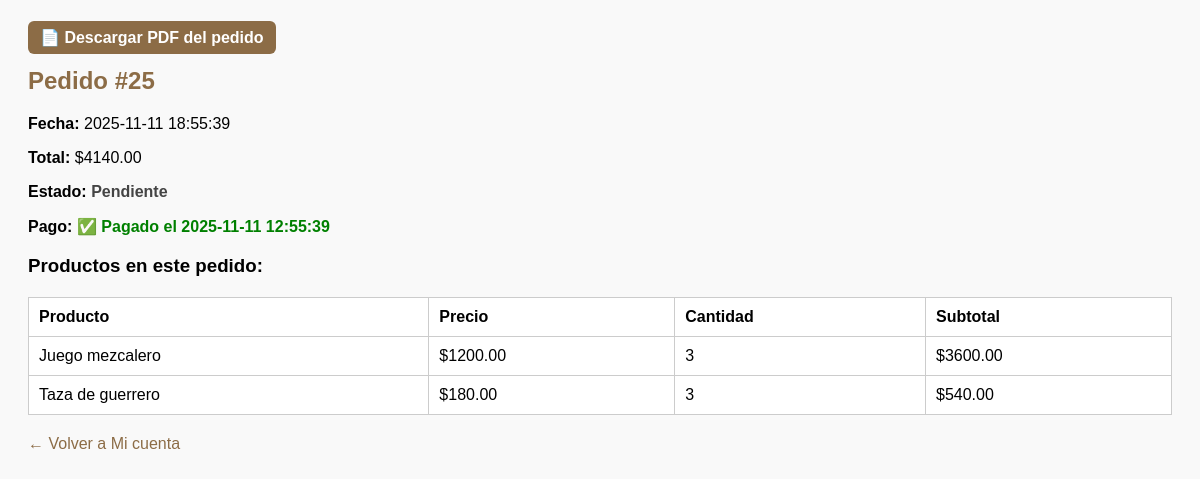
The app's page /mi_pedido.php?order_id=25 (signed in) with its own data.
### tables this page shows
CREATE TABLE `orders` (
  `id` int(11) NOT NULL,
  `usuario_id` int(11) DEFAULT NULL,
  `total` decimal(10,2) NOT NULL,
  `telefono` varchar(20) DEFAULT NULL,
  `email` varchar(100) DEFAULT NULL,
  `created_at` timestamp NOT NULL DEFAULT current_timestamp(),
  `estado` varchar(20) DEFAULT 'pendiente'
);

CREATE TABLE `pagos` (
  `id` int(11) NOT NULL,
  `usuario_id` int(11) DEFAULT NULL,
  `order_id` int(11) DEFAULT NULL,
  `email` varchar(255) DEFAULT NULL,
  `telefono` varchar(50) DEFAULT NULL,
  `direccion` text NOT NULL,
  `nombre_tarjeta` varchar(255) DEFAULT NULL,
  `numero_tarjeta` varchar(20) DEFAULT NULL,
  `expiracion` varchar(10) DEFAULT NULL,
  `cvv` varchar(10) DEFAULT NULL,
  `creado_en` datetime DEFAULT current_timestamp()
);

CREATE TABLE `order_items` (
  `id` int(11) NOT NULL,
  `order_id` int(11) NOT NULL,
  `product_id` int(11) NOT NULL,
  `nombre` varchar(200) NOT NULL,
  `precio` decimal(10,2) NOT NULL,
  `cantidad` int(11) NOT NULL,
  `subtotal` decimal(10,2) NOT NULL
);

### auth.php (called while the page is built, shortened)
<?php
function current_user() {
    return isset($_SESSION['user']) ? $_SESSION['user'] : null;
}

### mi_pedido.php (the view, shortened to what this page needs)
<?php
require_once 'auth.php';
$mysqli = new mysqli("localhost", "root", "", "ejemplo");
$order_id = intval($_GET['order_id'] ?? 0);
$usuario_id = current_user()['id'] ?? null;
$stmt = $mysqli->prepare("SELECT id, total, telefono, email, created_at, estado FROM orders WHERE id = ? AND usuario_id = ?");
$stmt->bind_param("ii", $order_id, $usuario_id);
$stmt->execute();
$res = $stmt->get_result();
$pedido = $res->fetch_assoc();
$stmt = $mysqli->prepare("SELECT nombre, precio, cantidad, subtotal FROM order_items WHERE order_id = ?");
$stmt->bind_param("i", $order_id);
$stmt->execute();
$res = $stmt->get_result();
$items = $res->fetch_all(MYSQLI_ASSOC);
$stmt = $mysqli->prepare("SELECT id, direccion, creado_en FROM pagos WHERE order_id = ?");
$stmt->bind_param("i", $order_id);
$stmt->execute();
$res = $stmt->get_result();
$pago = $res->fetch_assoc();
?>
<!DOCTYPE html>
<html lang="es">
<head>
</head>
<a href="pedido_pdf.php?order_id=<?php echo urlencode($pedido['id']); ?>" style="background:#8c6c46; color:#fff; padding:8px 12px; border-radius:6px; text-decoration:none; font-weight:bold;">
    📄 Descargar PDF del pedido
  </a>
<body>
<h2>Pedido #<?php echo $pedido['id']; ?></h2>
<p><strong>Fecha:</strong> <?php echo $pedido['created_at']; ?></p>
<p><strong>Total:</strong> $<?php echo $pedido['total']; ?></p>
<p><strong>Estado:</strong> <span class="estado"><?php echo ucfirst($pedido['estado']); ?></span></p>
<p><strong>Pago:</strong>
  <?php if ($pago): ?>
    <span class="pagado">✅ Pagado el <?php echo $pago['creado_en']; ?></span>
  <?php else: ?>
    <span class="no-pagado">❌ No pagado</span>
  <?php endif; ?>
</p>
<h3>Productos en este pedido:</h3>
<table>
  <thead>
    <tr>
      <th>Producto</th>
      <th>Precio</th>
      <th>Cantidad</th>
      <th>Subtotal</th>
    </tr>
  </thead>
  <tbody>
    <?php foreach ($items as $item): ?>
      <tr>
        <td><?php echo htmlspecialchars($item['nombre']); ?></td>
        <td>$<?php echo $item['precio']; ?></td>
        <td><?php echo $item['cantidad']; ?></td>
        <td>$<?php echo $item['subtotal']; ?></td>
      </tr>
    <?php endforeach; ?>
  </tbody>
</table>
<p style="margin-top:20px;">
  <a href="index.php" style="text-decoration:none; color:#8c6c46;">← Volver a Mi cuenta</a>
</p>
</body>
</html>

### mi_pedido.php (style rules this page uses)
body { font-family: Arial, sans-serif; padding: 20px; background: #f9f9f9; }
h2 { color: #8c6c46; }
table { width: 100%; border-collapse: collapse; margin-top: 20px; background: #fff; }
th, td { padding: 10px; border: 1px solid #ccc; text-align: left; }
.estado { font-weight: bold; color: #444; }
.pagado { color: green; font-weight: bold; }

### records on screen
orders: id "25", created_at "2025-11-11 18:55:39", total "4140.00", estado "Pendiente"
pagos: creado_en "2025-11-11 12:55:39"
order_items: nombre "Juego mezcalero", precio "1200.00", cantidad "3", subtotal "3600.00"
order_items: nombre "Taza de guerrero", precio "180.00", cantidad "3", subtotal "540.00"
